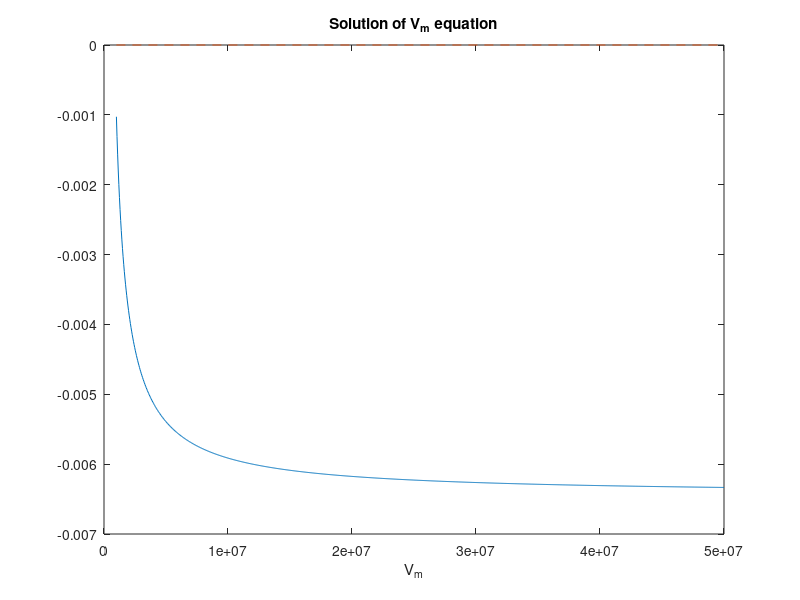

MATLAB code to generate this figure:
%%% solves the weird Vm equation AFTER FACTORING OUT VM and shows the zeros,
%%% M is hardcoded

clear all;

M = 0;

%%% q-r parameters
Mh = 100; %2.8534e-3;
rc = 0.16;
rm = 0.52;
qc = 1.23e-6;
qm = 0.25;
n = 8;

eta_r = @(M) (M.^n)./(Mh^n+M.^n);
eta_q = @(M) 1-eta_r(M);

r = rc + (rm - rc)*eta_r(M);
q = qc + (qm - qc)*eta_q(M);

%%% other parameters
lambda = 3690;%3690;
F = 0.1;%0.2;
bl = 1e-9;
bh = 1e-7;
p = 2500; %2500
b = 0.25;%0.005 Vitaly: 0.01 to 0.4
B = 30;%20.5;%10.5;%50
dt = 0.01;
dv = 23;
di = 0.7;
dc = 0.2; %0.63

ep = 3e-5;
mu = 1;%4/24;
eta = 1;

alp = 6.7e-5;%6.7e-6
gamma = 1; %0.4;%0.4;
xi = 1;

omega_base = 15;
psi = 0.1;
omega = omega_base*exp(-psi.*M);%50

ALP = alp/(gamma + xi*M);

BL = (1-F)*bl;
BH = (1-F)*bh;

%%% MOE values 
%%% I did this a long time ago but its right I guess
fun = @(x) BL.*(r.*lambda./((q+BH.*x+dt).*(r+BL.*x+dt)-r.*q)).*...
    ((q+BH.*x+dt)./r) ...
    +BH.*(r.*lambda./((q+BH.*x+dt).*(r+BL.*x+dt)-r.*q))...
    -b./(1+B).*(dv./p).*(omega./(dc-ALP.*(dv.*x./p)))...
    -di.*(dv./p);

npts = 1000;
Vm = linspace(0.1e7, 5e7, npts);
y = fun(Vm);

% plot(log10(x),y)
plot((Vm),y)
hold on
plot([(Vm(1)) (Vm(end))], [0 0], '--')
% plot([log10(x(2)) log10(x(end))], [0 0],'--')
xlabel('V_m')
% ylabel('g(V_m)')
% axis([0 2e6 -2000 3000])
% legend('M=0','M=20','M=100')
title('Solution of V_m equation')

options = optimset('Display','off');

% Vm = fsolve(fun,0,options)

